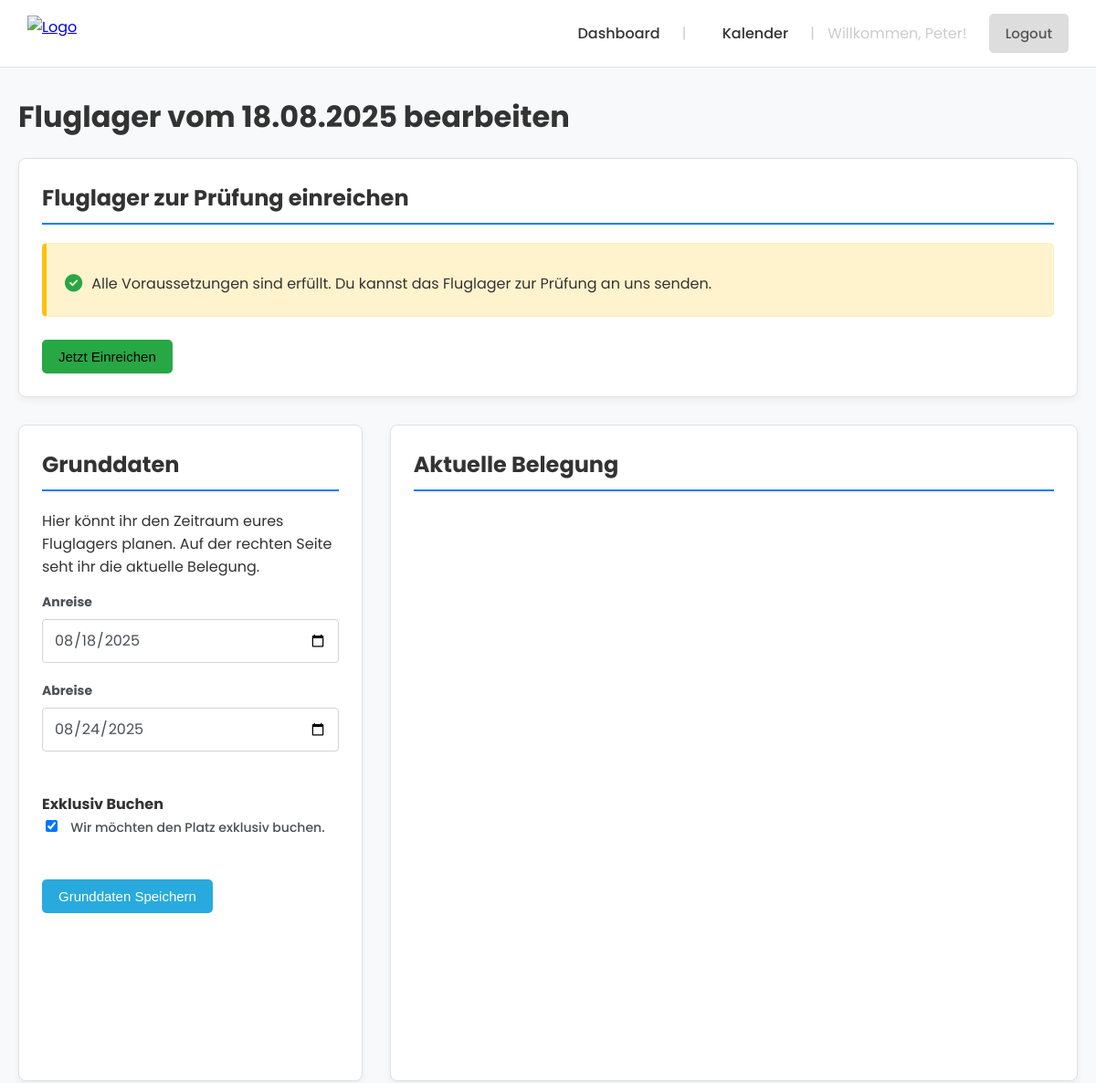
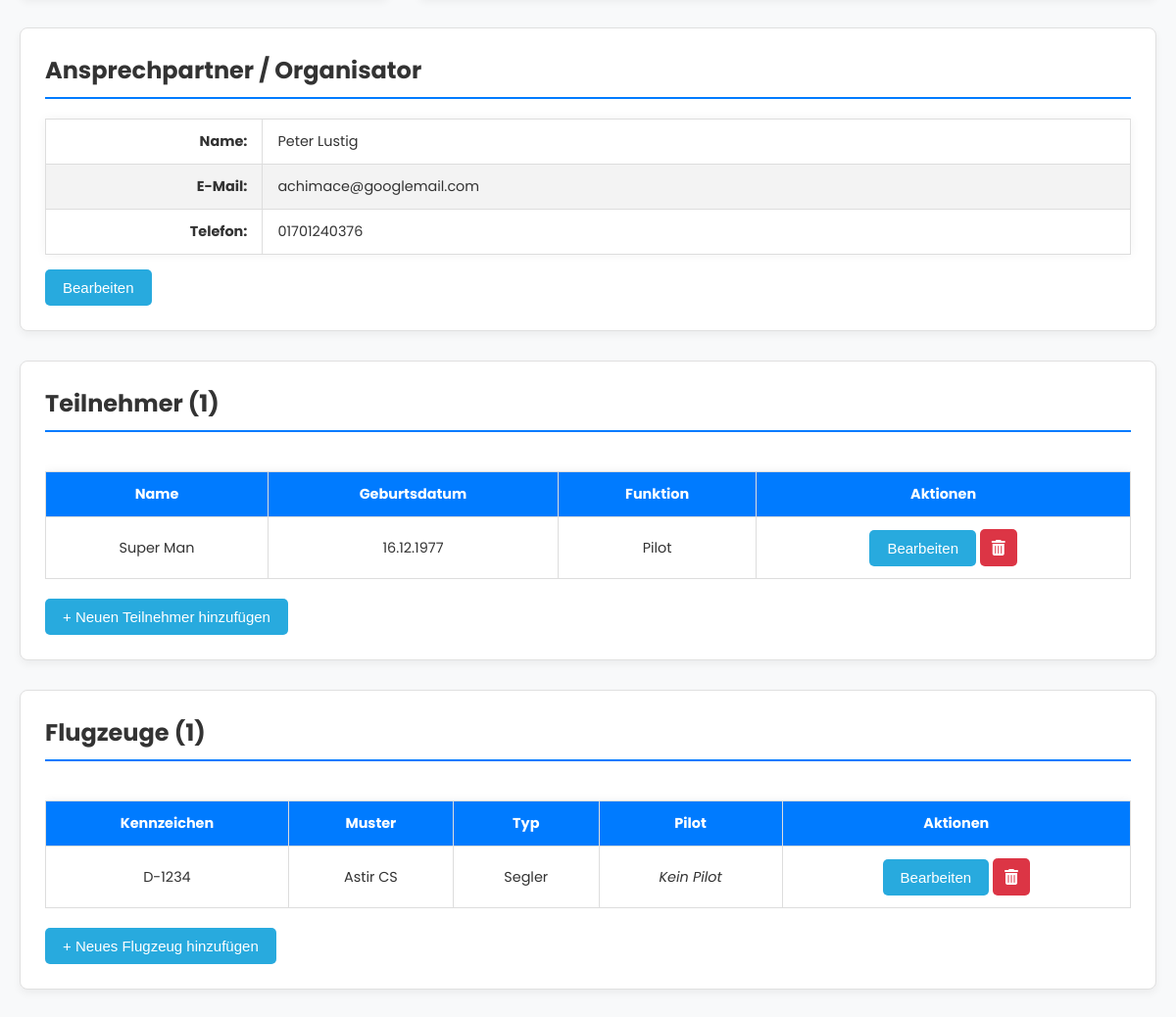
Page /edit_fluglager_big.php?id=9 (signed in) on the committed database (2 pictures, top to bottom).
### tables this page shows
CREATE TABLE `fluglager` (
  `id` int(11) NOT NULL AUTO_INCREMENT,
  `user_id` int(11) NOT NULL,
  `startdatum` date NOT NULL,
  `enddatum` date NOT NULL,
  `exklusiv` tinyint(1) DEFAULT 0,
  `status` enum('in_planung','eingereicht','bestaetigt','abgelehnt','abrechnung_gesendet','fertig_abgerechnet') DEFAULT 'in_planung',
  `kommentar_admin` text DEFAULT NULL,
  `erstellt_am` timestamp NULL DEFAULT current_timestamp(),
  `geaendert_am` timestamp NULL DEFAULT current_timestamp() ON UPDATE current_timestamp(),
  `ansprechpartner_vorname` varchar(255) DEFAULT NULL,
  `ansprechpartner_nachname` varchar(255) DEFAULT NULL,
  `ansprechpartner_email` varchar(255) DEFAULT NULL,
  `ansprechpartner_telefon` varchar(255) DEFAULT NULL,
  `hinweise_an_admin` text DEFAULT NULL,
  `anzahlung_bezahlt` tinyint(1) NOT NULL DEFAULT 0,
  `abrechnung_gesendet` tinyint(1) NOT NULL DEFAULT 0,
  `anzahlung_bezahlt_am` datetime DEFAULT NULL,
  PRIMARY KEY (`id`),
  KEY `user_id` (`user_id`),
  CONSTRAINT `fluglager_ibfk_1` FOREIGN KEY (`user_id`) REFERENCES `users` (`id`) ON DELETE CASCADE
);

CREATE TABLE `teilnehmer` (
  `id` int(11) NOT NULL AUTO_INCREMENT,
  `fluglager_id` int(11) NOT NULL,
  `vorname` varchar(255) NOT NULL,
  `nachname` varchar(255) NOT NULL,
  `geburtsdatum` date DEFAULT NULL,
  `telefon` varchar(50) DEFAULT NULL,
  `email` varchar(255) DEFAULT NULL,
  `camping` tinyint(1) NOT NULL DEFAULT 0,
  `rolle` enum('Pilot','Flugschüler','Begleitperson') DEFAULT NULL,
  `vereinsflieger_nr` varchar(100) DEFAULT NULL,
  `aufenthalt_von` date DEFAULT NULL,
  `aufenthalt_bis` date DEFAULT NULL,
  `hat_teilgenommen` tinyint(1) NOT NULL DEFAULT 1,
  `abrechnung_naechte_camping` int(11) DEFAULT 0,
  PRIMARY KEY (`id`),
  KEY `fluglager_id` (`fluglager_id`),
  CONSTRAINT `teilnehmer_ibfk_1` FOREIGN KEY (`fluglager_id`) REFERENCES `fluglager` (`id`) ON DELETE CASCADE
);

CREATE TABLE `flugzeuge` (
  `id` int(11) NOT NULL AUTO_INCREMENT,
  `fluglager_id` int(11) NOT NULL,
  `typ` varchar(255) NOT NULL,
  `kennzeichen` varchar(100) NOT NULL,
  `muster` varchar(255) DEFAULT NULL,
  `flarm_id` varchar(100) DEFAULT NULL,
  `spot` varchar(100) DEFAULT NULL,
  `pilot_id` int(11) DEFAULT NULL,
  `abrechnung_anreise` date DEFAULT NULL,
  `abrechnung_abreise` date DEFAULT NULL,
  `abrechnung_tage_halle` int(11) NOT NULL DEFAULT 0,
  `abrechnung_tage_werkstatt` int(11) NOT NULL DEFAULT 0,
  `hat_teilgenommen` tinyint(1) NOT NULL DEFAULT 1,
  PRIMARY KEY (`id`),
  KEY `fluglager_id` (`fluglager_id`),
  KEY `fk_flugzeug_pilot` (`pilot_id`),
  CONSTRAINT `fk_flugzeug_pilot` FOREIGN KEY (`pilot_id`) REFERENCES `teilnehmer` (`id`) ON DELETE SET NULL,
  CONSTRAINT `flugzeuge_ibfk_1` FOREIGN KEY (`fluglager_id`) REFERENCES `fluglager` (`id`) ON DELETE CASCADE
);

### edit_fluglager_big.php (the view, shortened to what this page needs)
<?php
$user_id = $_SESSION['user_id'];
$user_vorname = $_SESSION['user_vorname'] ?? 'User';
$lager_id = $_GET['id'];
$db = new Database();
$conn = $db->getConnection();
$stmt = $conn->prepare("SELECT * FROM fluglager WHERE id = ? AND user_id = ?");
$stmt->bind_param('ii', $lager_id, $user_id);
$stmt->execute();
$result = $stmt->get_result();
$lager = $result->fetch_assoc();
$teilnehmer_stmt = $conn->prepare("SELECT * FROM teilnehmer WHERE fluglager_id = ? ORDER BY nachname, vorname");
$teilnehmer_stmt->bind_param('i', $lager_id);
$teilnehmer_stmt->execute();
$teilnehmer = $teilnehmer_stmt->get_result()->fetch_all(MYSQLI_ASSOC);
$flugzeuge_stmt = $conn->prepare("SELECT p.*, t.vorname AS pilot_vorname, t.nachname AS pilot_nachname FROM flugzeuge p LEFT JOIN teilnehmer t ON p.pilot_id = t.id WHERE p.fluglager_id = ? ORDER BY p.kennzeichen");
$flugzeuge_stmt->bind_param('i', $lager_id);
$flugzeuge_stmt->execute();
$flugzeuge = $flugzeuge_stmt->get_result()->fetch_all(MYSQLI_ASSOC);
$is_planning_phase = ($lager['status'] === 'in_planung' || $lager['status'] === 'abgelehnt');
$is_confirmed = ($lager['status'] === 'bestaetigt');
$can_edit_core_data = $is_planning_phase;
$can_edit_lists = ($is_planning_phase || $is_confirmed);
$currentPage = basename($_SERVER['PHP_SELF']);
?>
<!DOCTYPE html>
<html lang="de">
<head>
    <link rel="stylesheet" href="styles.css?v=1.5">
    <link rel="stylesheet" href="https://cdnjs.cloudflare.com/ajax/libs/font-awesome/6.5.2/css/all.min.css">
</head>
<body class="app-body">
    <header class="app-header">
        <div class="logo"><a href="dashboard.php"><img src="pics/logo.png" alt="Logo"></a></div>
        <nav class="app-header-nav">
            <a href="dashboard.php" class="<?php if($currentPage == 'dashboard.php') echo 'active'; ?>">Dashboard</a>
            <span>|</span>
            <a href="calendar.php" class="<?php if($currentPage == 'calendar.php') echo 'active'; ?>">Kalender</a>
            <span>|</span>
            <span>Willkommen, <?php echo htmlspecialchars($user_vorname); ?>!</span>
            <a href="logout.php" class="btn btn-grey">Logout</a>
        </nav>
    </header>
    <div class="app-container">
        <h1>Fluglager vom <?php echo date('d.m.Y', strtotime($lager['startdatum'])); ?> bearbeiten</h1>
        <?php if ($is_planning_phase): ?>
        <div class="section">
            <h3>Fluglager zur Prüfung einreichen</h3>
            <?php
            $has_contact = !empty($lager['ansprechpartner_vorname']) && !empty($lager['ansprechpartner_nachname']);
            $has_participants = count($teilnehmer) > 0;
            $has_aircraft = count($flugzeuge) > 0;
            $can_submit = $has_contact && $has_participants && $has_aircraft;
            if ($can_submit):
            ?>
                <div class="submission-requirements">
                    <ul><li><i class="fa-solid fa-check-circle icon-green"></i> Alle Voraussetzungen sind erfüllt. Du kannst das Fluglager zur Prüfung an uns senden.</li></ul>
                </div><br>
                <form action="handle_submit_fluglager.php" method="post" onsubmit="return confirm('Möchten Sie dieses Fluglager wirklich einreichen? Danach sind keine Änderungen mehr möglich.');">
                    <button type="submit" class="btn" style="background-color: #28a745;">Jetzt Einreichen</button>
                </form>
            <?php endif; ?>
        </div>
        <?php endif; ?>
        <div style="display: grid; grid-template-columns: 1fr 2fr; gap: 30px;">
            <div class="section">
                <h3>Grunddaten</h3>
                <p>Hier könnt ihr den Zeitraum eures Fluglagers planen. Auf der rechten Seite seht ihr die aktuelle Belegung.</p>
                <form action="handle_edit_camp_details.php" method="post">
                    <div class="form-group">
                        <label><b>Anreise</b></label>
                        <input type="date" name="startdatum" value="<?php echo htmlspecialchars($lager['startdatum']); ?>" <?php if (!$can_edit_core_data) echo 'disabled'; ?> required>
                    </div>
                    <div class="form-group">
                        <label><b>Abreise</b></label>
                        <input type="date" name="enddatum" value="<?php echo htmlspecialchars($lager['enddatum']); ?>" <?php if (!$can_edit_core_data) echo 'disabled'; ?> required>
                    </div>
                    <div class="form-group">
                        <br><b>Exklusiv Buchen</b><br>
                        <input type="checkbox" id="exklusiv" name="exklusiv" value="1" <?php if ($lager['exklusiv']) echo 'checked'; ?> <?php if (!$can_edit_core_data) echo 'disabled'; ?> style="width: auto; margin-right: 10px;">
                        <label for="exklusiv" style="display: inline;">Wir möchten den Platz exklusiv buchen.</label>
                    </div> <br>
                    <?php if ($can_edit_core_data): ?>
                    <button type="submit" class="btn btn-edit">Grunddaten Speichern</button>
                    <?php endif; ?>
                </form>
            </div>
            <aside class="section">
                <h3>Aktuelle Belegung</h3>
                <?php require_once 'calendar_component.php'; ?>
            </aside>
        </div>
        <div class="section">
            <h3>Ansprechpartner / Organisator</h3>
            <div id="contact-display">
                <?php if (!empty($lager['ansprechpartner_vorname']) || !empty($lager['ansprechpartner_nachname'])): ?>
                    <table class="styled-table">
                        <tbody>
                            <tr>
                                <td style="width: 20%; text-align: right; font-weight: bold;">Name:</td>
                                <td style="text-align: left;"><?php echo htmlspecialchars($lager['ansprechpartner_vorname'] . ' ' . $lager['ansprechpartner_nachname']); ?></td>
                            </tr>
                            <tr>
                                <td style="text-align: right; font-weight: bold;">E-Mail:</td>
                                <td style="text-align: left;"><?php echo htmlspecialchars($lager['ansprechpartner_email']); ?></td>
                            </tr>
                            <tr>
                                <td style="text-align: right; font-weight: bold;">Telefon:</td>
                                <td style="text-align: left;"><?php echo htmlspecialchars($lager['ansprechpartner_telefon']); ?></td>
                            </tr>
                        </tbody>
                    </table>
                <?php else: ?>
                    <p>Es wurden noch keine Kontaktdaten für den Ansprechpartner hinterlegt.</p>
                <?php endif; ?>
                <?php if ($can_edit_core_data): ?>
                <button type="button" onclick="showContactEditForm()" class="btn btn-edit" style="margin-top: 15px;">Bearbeiten</button>
                <?php endif; ?>
            </div>
        </div>
        <div class="section">
            <h3>Teilnehmer (<?php echo count($teilnehmer); ?>)</h3>
            <div style="overflow-x: auto;">
                <table class="styled-table">
                    <thead>
                        <tr>
                            <th>Name</th><th>Geburtsdatum</th><th>Funktion</th><th>Aktionen</th>
                        </tr>
                    </thead>
                    <tbody>
                        <?php foreach ($teilnehmer as $person): ?>
                        <tr id="participant-row-<?php echo $person['id']; ?>">
                            <td><?php echo htmlspecialchars($person['vorname'] . ' ' . $person['nachname']); ?></td>
                            <td><?php echo $person['geburtsdatum'] ? date('d.m.Y', strtotime($person['geburtsdatum'])) : ''; ?></td>
                            <td><?php echo htmlspecialchars($person['rolle']); ?></td>
                            <td>
                                <?php if ($can_edit_lists): ?>
                                    <button type="button" onclick="showParticipantEditForm(<?php echo $person['id']; ?>)" class="btn-edit btn">Bearbeiten</button>
                                    <form action="handle_delete_participant.php" method="post" style="display:inline;" onsubmit="return confirm('Teilnehmer wirklich löschen?');">
                                        <button type="submit" class="btn btn-danger btn-icon" title="Löschen"><i class="fa-solid fa-trash-can"></i></button>
                                    </form>
                                <?php else: ?>
                                    <span>Gesperrt</span>
                                <?php endif; ?>
                            </td>
                        </tr>
                        <?php endforeach; ?>
                    </tbody>
                </table>
            </div>
            <?php if ($can_edit_lists): ?>
            <button type="button" onclick="toggleForm('addParticipantForm')" class="btn btn-edit" style="margin-top: 20px;">+ Neuen Teilnehmer hinzufügen</button>
            <?php endif; ?>
        </div>
        <div class="section">
            <h3>Flugzeuge (<?php echo count($flugzeuge); ?>)</h3>
            <div style="overflow-x: auto;">
                <table class="styled-table">
                    <thead>
                        <tr>
                            <th>Kennzeichen</th><th>Muster</th><th>Typ</th><th>Pilot</th><th>Aktionen</th>
                        </tr>
                    </thead>
                    <tbody>
                        <?php foreach ($flugzeuge as $flugzeug): ?>
                        <tr id="aircraft-row-<?php echo $flugzeug['id']; ?>">
                            <td><?php echo htmlspecialchars($flugzeug['kennzeichen']); ?></td>
                            <td><?php echo htmlspecialchars($flugzeug['muster']); ?></td>
                            <td><?php echo htmlspecialchars($flugzeug['typ']); ?></td>
                            <td><?php echo $flugzeug['pilot_vorname'] ? htmlspecialchars($flugzeug['pilot_vorname'] . ' ' . $flugzeug['pilot_nachname']) : '<i>Kein Pilot</i>'; ?></td>
                            <td>
                                <?php if ($can_edit_lists): ?>
                                    <button type="button" onclick="showAircraftEditForm(<?php echo $flugzeug['id']; ?>)" class="btn btn-edit">Bearbeiten</button>
                                    <form action="handle_delete_aircraft.php" method="post" style="display:inline;" onsubmit="return confirm('Flugzeug wirklich löschen?');">
                                        <button type="submit" class="btn btn-danger btn-icon" title="Löschen"><i class="fa-solid fa-trash-can"></i></button>
                                    </form>
                                <?php else: ?>
                                    <span>Gesperrt</span>
                                <?php endif; ?>
                            </td>
                        </tr>
                        <?php endforeach; ?>
                    </tbody>
                </table>
            </div>
            <?php if ($can_edit_lists): ?>
            <button type="button" onclick="toggleForm('addAircraftForm')" class="btn btn-edit" style="margin-top: 20px;">+ Neues Flugzeug hinzufügen</button>
            <?php endif; ?>
        </div>
    </div>
</body>
</html>

### rows in the picture
fluglager: startdatum "18.08.2025", startdatum "08/18/2025", enddatum "08/24/2025", status "☑", ansprechpartner_vorname+ansprechpartner_nachname "Peter Lustig", ansprechpartner_email "achimace@googlemail.com", ansprechpartner_telefon "01701240376"
teilnehmer: vorname+nachname "Super Man", geburtsdatum "16.12.1977", rolle "Pilot"
flugzeuge: kennzeichen "D-1234", muster "Astir CS", typ "Segler"

### other values in the picture
$user_vorname "Peter"
count($teilnehmer) "1"
count($flugzeuge) "1"
